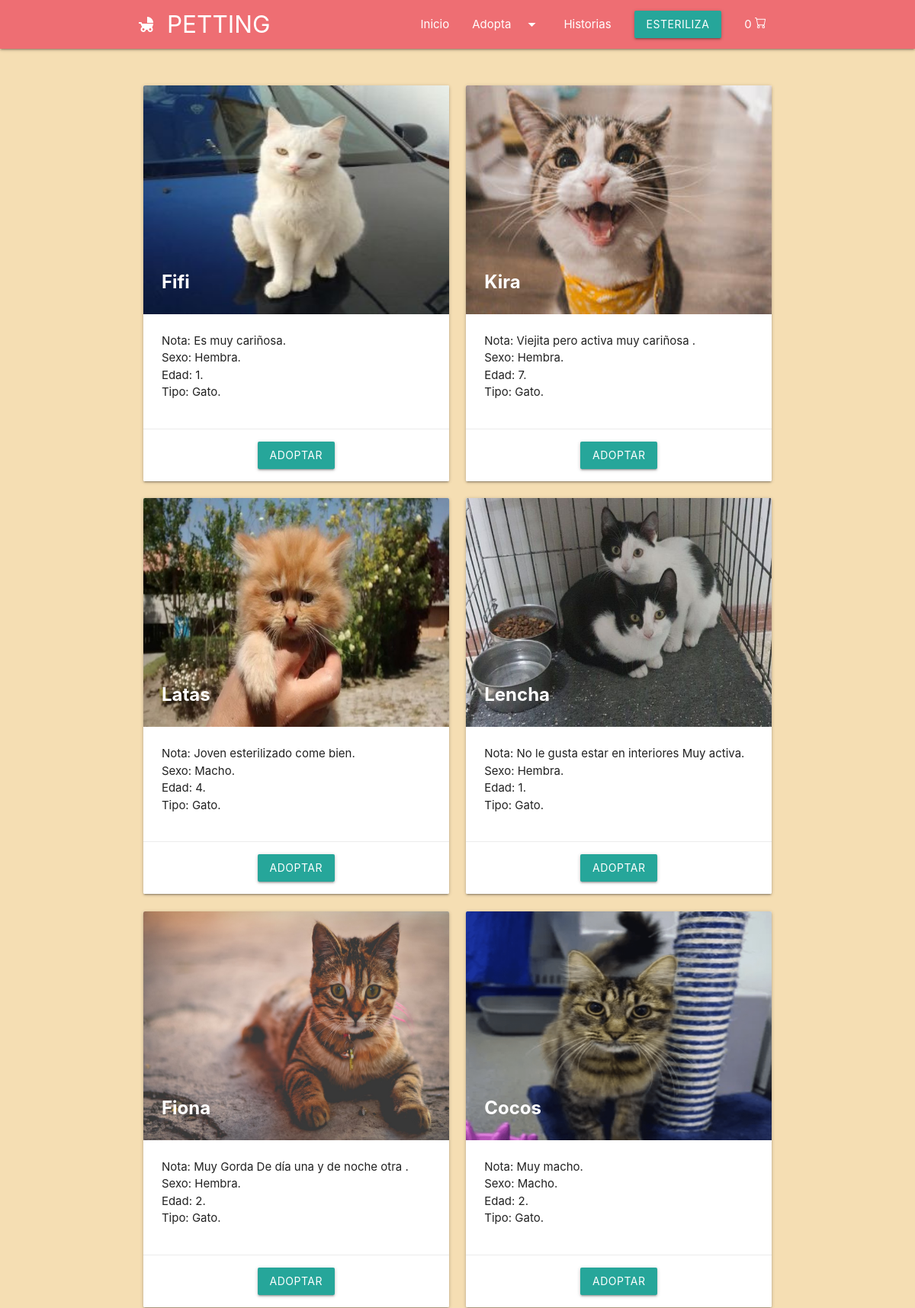
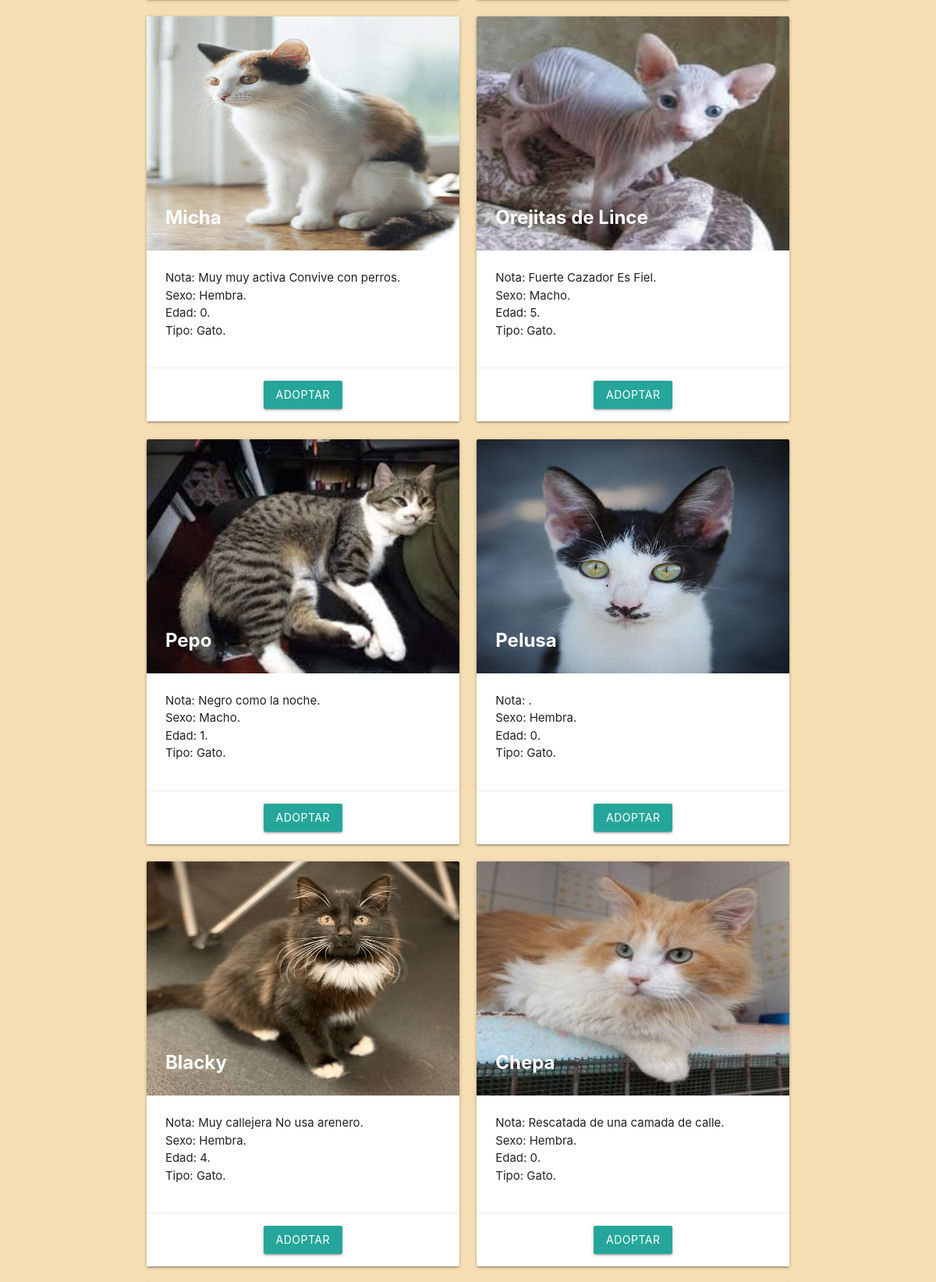
Screenshot of /views/gatos.php (upper part) with the database file from the repository (2 pictures, top to bottom).
### tables this page shows
CREATE TABLE `mascotas` (
  `id` int(11) NOT NULL,
  `nombre` varchar(30) NOT NULL,
  `nota` text NOT NULL,
  `sexo` enum('Hembra','Macho') NOT NULL,
  `edad` int(2) NOT NULL DEFAULT 0,
  `tipo` enum('Gato','Perro') NOT NULL,
  `imagen` text NOT NULL DEFAULT 'gato',
  `estatus` tinyint(1) NOT NULL DEFAULT 1
);

### views/gatos.php (the view, shortened to what this page needs)
<?php include('../layouts/header.php'); ?>
<section>
    <div class="fondo">
        <div class="row" ">
            <div class="col s12">
                <div class="container" style="margin-top: 40px;">
                    <div class="row">
                        <?php
                            include('../server/conexion.php');
                            $resultado = $conexion -> query( "select * from mascotas where tipo = 'Gato'") or die($conexion -> error);
                        ?>
                        <?php while($fila = mysqli_fetch_array($resultado)) { ?>
                            <div class="col s12 m6 l6 xl4">
                                <div class="card">
                                    <div class="card-image">
                                        <img src="../img/pet/<?php echo $fila['imagen'];?>" style="width: 100%; height: 300px;">
                                        <span class="card-title" style="color: white; font-weight: bold;"><?php echo $fila['nombre']?></span>
                                    </div>
                                    <div class="card-content" style="height: 150px;">
                                        <p>Nota: <?php echo $fila['nota'];?>.</p>
                                        <p>Sexo: <?php echo $fila['sexo'];?>.</p>
                                        <p>Edad: <?php echo $fila['edad'];?>.</p>
                                        <p>Tipo: <?php echo $fila['tipo'];?>.</p>
                                    </div>
                                    <div class="card-action center">
                                        <a class="waves-effect waves-light btn modal-trigger" href="pet_details.php?id=<?php echo $fila['id'];?>">ADOPTAR</a>
                                    </div>
                                </div>
                            </div>
                        <?php } mysqli_close($conexion); ?>
                    </div>
                </div>
            </div>
        </div>
    </div>
<?php include('../layouts/footer.php'); ?>

### layouts/header.php (shortened to what this page needs)
<!DOCTYPE html>
<html lang="es">
<head>
    <link rel="stylesheet" href="https://cdnjs.cloudflare.com/ajax/libs/materialize/1.0.0/css/materialize.min.css">
</head>
<body style="background-color: wheat;">
    <section>
        <div class="navbar-fixed">
            <nav>
                <div class="container" >
                    <div class="nav-wrapper">
                        <a href="../index.html" class="brand-logo left"><i class="material-icons">child_friendly</i>PETTING</a>
                        <ul id="nav-mobile" class="right hide-on-med-and-down">
                            <li><a href="../index.html">Inicio</a></li>
                            <li><a class="dropdown-trigger" href="#!" data-target="dropdown1">Adopta<i class="material-icons right">arrow_drop_down</i></a></li>
                            <li><a href="stories.php">Historias</a></li>
                            <li><a class="waves-effect waves-light btn modal-trigger" href="#modalEs">Esteriliza</a></li>
                            <li>
                            <a href="cart.php" class="cart">
                                <span class="item-in-cart">
                                    <?php
                                        if(isset($_SESSION['carrito'])){
                                            echo count($_SESSION['carrito']);
                                        } else {
                                            echo 0;
                                        }
                                    ?>
                                </span>
                                </a>
                            </li>
                        </ul>
                    </div>
                </div>
            </nav>
        </div>
    </section>

### layouts/footer.php (shortened to what this page needs)
</body>
</html>

### rows the page displays
mascotas: imagen (picture), nombre "Fifi", nota "Es muy cariñosa", sexo "Hembra", edad "1", tipo "Gato"
mascotas: imagen (picture), nombre "Kira", nota "Viejita pero activa muy cariñosa", sexo "Hembra", edad "7", tipo "Gato"
mascotas: imagen (picture), nombre "Latas", nota "Joven esterilizado come bien", sexo "Macho", edad "4", tipo "Gato"
mascotas: imagen (picture), nombre "Lencha", nota "No le gusta estar en interiores Muy activa", sexo "Hembra", edad "1", tipo "Gato"
mascotas: imagen (picture), nombre "Fiona", nota "Muy Gorda De día una y de noche otra", sexo "Hembra", edad "2", tipo "Gato"
mascotas: imagen (picture), nombre "Cocos", nota "Muy macho", sexo "Macho", edad "2", tipo "Gato"
mascotas: imagen (picture), nombre "Micha", nota "Muy muy activa Convive con perros", sexo "Hembra", edad "0", tipo "Gato"
mascotas: imagen (picture), nombre "Orejitas de Lince", nota "Fuerte Cazador Es Fiel", sexo "Macho", edad "5", tipo "Gato"
mascotas: imagen (picture), nombre "Pepo", nota "Negro como la noche", sexo "Macho", edad "1", tipo "Gato"
mascotas: imagen (picture), nombre "Pelusa", sexo "Hembra", edad "0", tipo "Gato"
mascotas: imagen (picture), nombre "Blacky", nota "Muy callejera No usa arenero", sexo "Hembra", edad "4", tipo "Gato"
mascotas: imagen (picture), nombre "Chepa", nota "Rescatada de una camada de calle", sexo "Hembra", edad "0", tipo "Gato"
